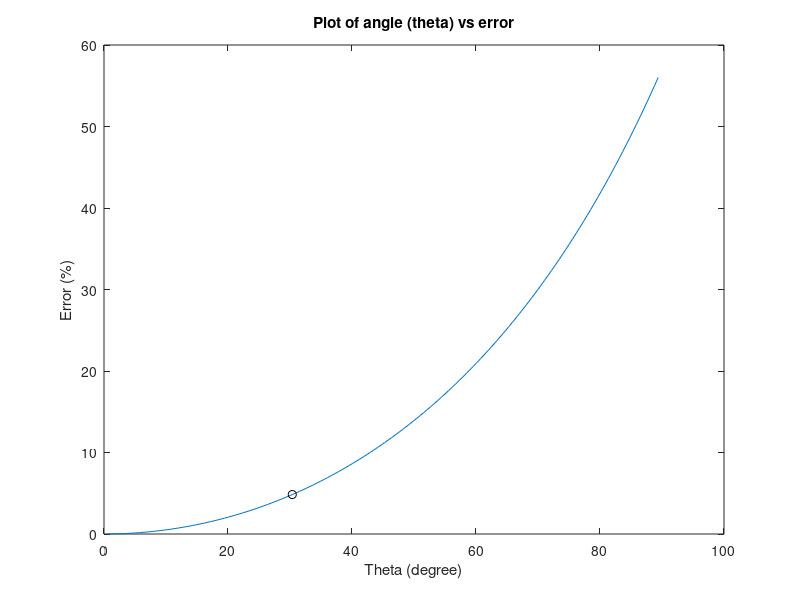

The MATLAB source for this figure:
%Question 4
clear all;

%Q4 part b
x = 0.01 :0.01 : (pi/2 - 0.01);
%plot(x,F(x))
a= x - sin(x);
b = (a./sin(x))*100;
theta = x*(180/pi);

plot(theta,b)
hold on
plot(theta(53),b(53),'ok')
title("Plot of angle (theta) vs error")
xlabel("Theta (degree)")
ylabel("Error (%)")
display("Error (%) at 53rd interval")
display(b(53))
display("Angle at 53rd interval")
display(x(53)*180/pi);

% for 5% error , this value occurs at value of angle about 30 degrees. 